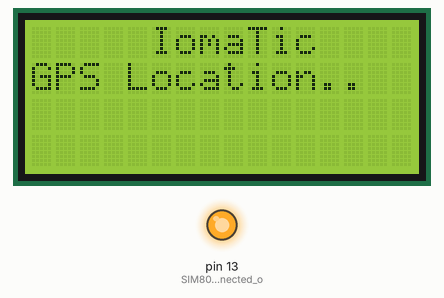
This sketch was run on a simulated Arduino Uno, built with avr-gcc and run on an emulated ATmega328P. On the bench: 16×4 character LCD, output pins drawn as LEDs (lit = HIGH). What the sketch prints to the serial monitor is not drawn.

Above: at 5.2 s.
Timing chart, 0 to 6.7 s (numbered marks = the images above):
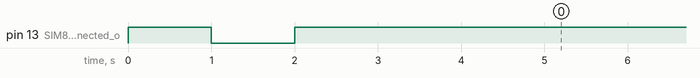

The sketch:

_08.GPS_Read_Geo_Location.ino
```cpp
#include <LiquidCrystal.h>                // include the library code:

LiquidCrystal lcd(11, 12, 14, 15, 16, 17);  // initialize the library with the numbers of the interface pins

char Input[200];
char Longitude[100];
char Latitude[100];

String serialResponse = "";
String arr[22];

int cnt=0;

void setup()
{
    pinMode(13,OUTPUT);              //SIM808 wakeup connected on pin 13 in IomaTic board
    digitalWrite(13, HIGH);          //Initialize the SIM808 Module
    delay(1000);
    digitalWrite(13, LOW);           //Sending wake up signal to SIM808 Module
    delay(1000);
    digitalWrite(13, HIGH);          //Keeping SIM808 in active/wakeup state
    delay(3000);

    lcd.begin(16, 4);                     //Initialize the LCD in 16x2 mode
    delay(100);

    lcd.setCursor(0,0);                   //Set cursor at first character/coloumn of first line/row
    lcd.print("     IomaTic        ");    //Print the message as metioned cursor location

    lcd.setCursor(0,1);                   //Set cursor at first character/coloumn of first line/row
    lcd.print("GPS Location..");     //Print the message as metioned cursor location

    Serial.begin(9600);                   //Initialize a serial communication with baud rate 9600
    delay(500);

    Serial.print("AT+CGNSPWR=1\r\n");
    delay(2000);

//    Serial.print("AT+CGNSTST=1\r\n");
//    delay(2000);

    Serial.print("AT+CGNSSEQ=\"RMC\"\r\n");
    delay(2000);

  }


void loop()
{

    GetLocation();

     delay(1000);
}


void GetLocation()
{
   Serial.print("AT+CGNSINF\r\n");                   // OPERATOR

      if (Serial.find("+CGNSINF: "))                    // find operator name between two double quotes
      {
          serialResponse = Serial.readStringUntil('\r\n');
          cnt=0;
          char buf[sizeof(Input)];
          serialResponse.toCharArray(buf, sizeof(buf));
          char *p = buf;
          char *str;
          while ((str = strtok_r(p, ",", &p)) != NULL)  // delimiter is the semicolon
             {
                Serial.println(str);
                arr[cnt]=str;
                cnt++;
             }

          lcd.clear();
          lcd.setCursor(0,2);                   //Set cursor at first character/coloumn of first line/row
          lcd.print("Lon:");
          lcd.print(arr[3]);                    //Print the message as metioned cursor location

          lcd.setCursor(0,3);                   //Set cursor at first character/coloumn of first line/row
          lcd.print("Lat:");
          lcd.print(arr[4]);                    //Print the message as metioned cursor location
      }
}
```
